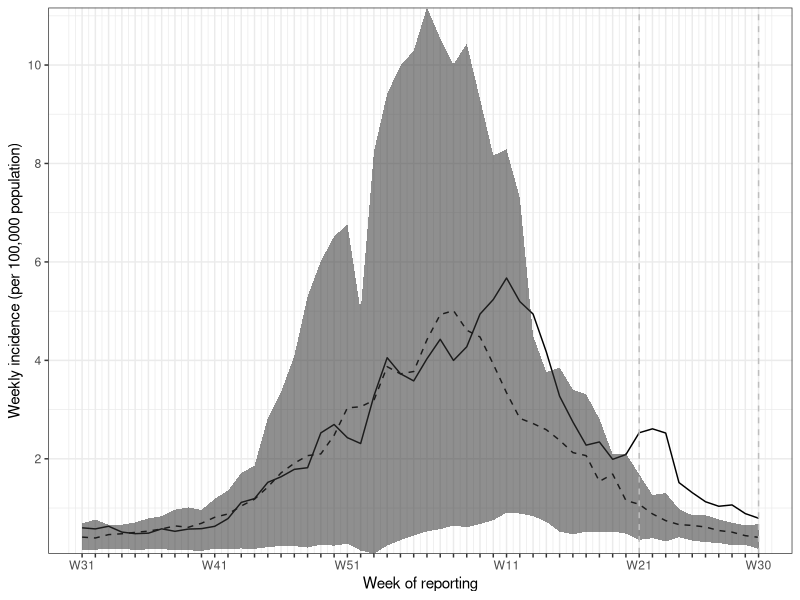

The R script that drew this image:
##
 # THIS ONE CAN BE USED AS A TEMPLATE. WE SHOULD DO THIS FOR THE OTHER DATA.
##

# Load packages
library("data.table")
library("ggplot2")
library("dplyr")

# Read data
noro <- fread("Data/noro-ts.csv", data.table = FALSE)

# Change y to incidence (per 100,000 population)
noro$y <- noro$y*100000/noro$pop

# Fix ymin, ymax and ymed
noro.tmp <- noro %>% filter(season != 2010) %>% group_by(time) %>%
  summarise(ymax = max(y), ymin = min(y), ymed = median(y))

# Join to whole data
noro <- left_join(noro, noro.tmp)

# Filter out and use season 2010
noro2010 <- noro %>% filter(season == 2010)

# Some annoying ugly things to get tick marks for all weeks. 
# (Sugestions for doing this nicer are very welcome)
breaks <- 1:52
ind <- which(breaks %in% c(1, 11, 21, 33, 43, 52))
labels <- vector(length = length(breaks))
labels[ind] <- paste0("W", c(31, 41, 51, 11, 21, 30))
labels[-ind] <- ""

# Do the plotting in way to many lines
# ADD LEGEND! Colours might be nice. Maybe write "Outbreak period" and
# "Sprout warning issued".
pdf("Figure1.pdf", width=6, height=4, paper='special') 
ggplot(data = noro2010, aes(x = time, y = y)) +
  geom_line() +
  geom_line(aes(y = ymed), linetype="dashed") +
  geom_ribbon(aes(ymin = ymin, ymax = ymax, alpha = 0.01)) +
  xlab("Week of reporting") + ylab("Weekly incidence (per 100,000 population)")+
  scale_y_continuous(expand = c(0,0), breaks = seq(0, 12, 2)) +
  theme_bw() +
  scale_x_continuous(breaks = breaks,
                     labels = labels) +
  geom_vline(xintercept = c(which(diff(noro2010$o104wk) != 0) + 1, nrow(noro2010)),
             linetype = "dashed", colour = "grey") + 
  guides(alpha = FALSE)
dev.off()
  
